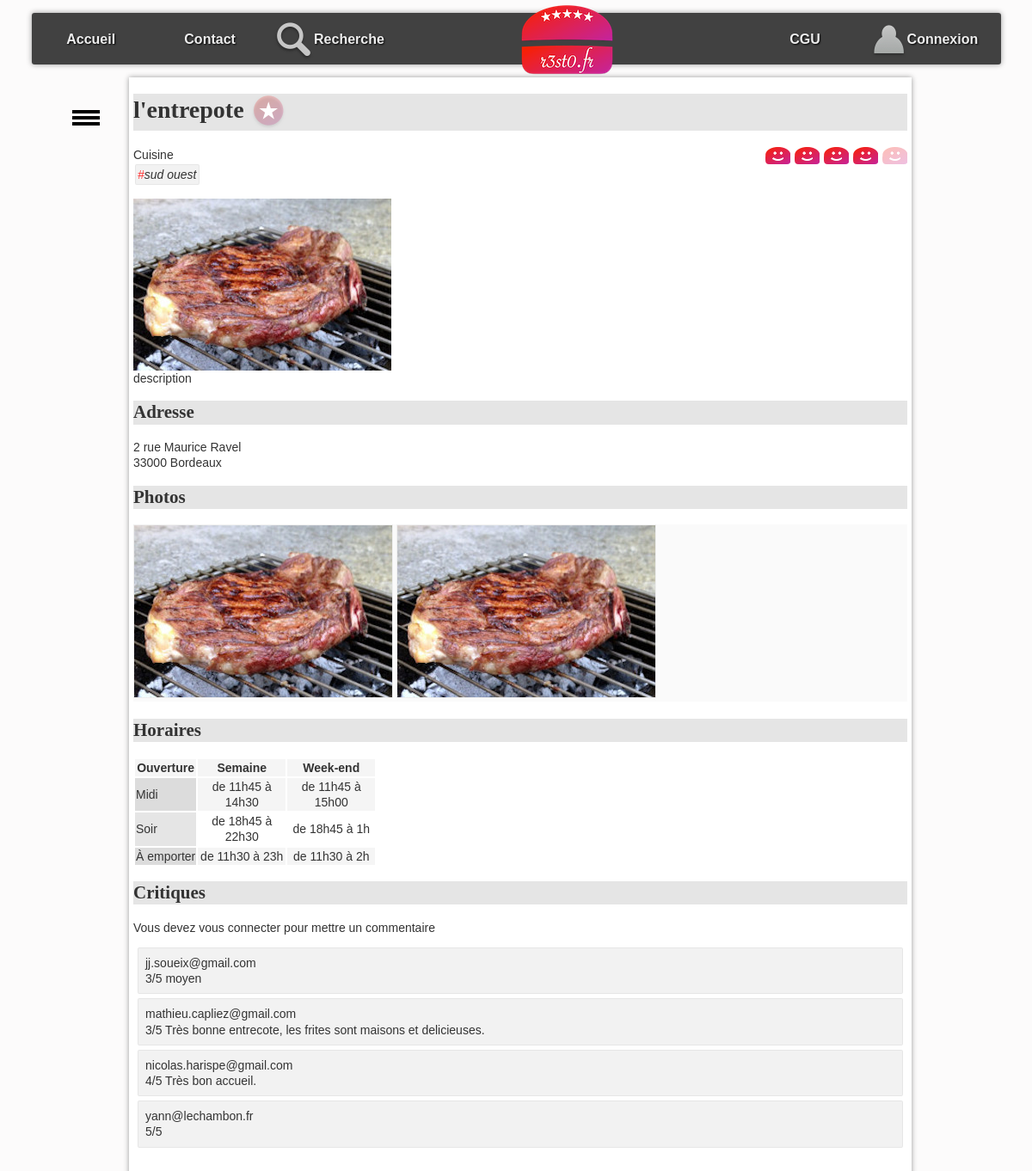
Page /?action=detail&idR=1 on the committed database.
### tables this page shows
CREATE TABLE IF NOT EXISTS `resto` (
  `idR` bigint NOT NULL,
  `nomR` varchar(255) DEFAULT NULL,
  `numAdrR` varchar(20) DEFAULT NULL,
  `voieAdrR` varchar(255) DEFAULT NULL,
  `cpR` char(5) DEFAULT NULL,
  `villeR` varchar(255) DEFAULT NULL,
  `latitudeDegR` float DEFAULT NULL,
  `longitudeDegR` float DEFAULT NULL,
  `descR` text,
  `horairesR` text,
  PRIMARY KEY (`idR`)
);

CREATE TABLE IF NOT EXISTS `typecuisine` (
  `idTC` bigint NOT NULL,
  `libelleTC` varchar(255) DEFAULT NULL,
  PRIMARY KEY (`idTC`)
);

CREATE TABLE IF NOT EXISTS `photo` (
  `idP` bigint NOT NULL,
  `cheminP` varchar(255) DEFAULT NULL,
  `idR` bigint DEFAULT NULL,
  PRIMARY KEY (`idP`),
  KEY `idR` (`idR`)
);

CREATE TABLE IF NOT EXISTS `critiquer` (
  `idR` bigint NOT NULL,
  `mailU` varchar(150) NOT NULL,
  `note` int DEFAULT NULL,
  `commentaire` varchar(4096) DEFAULT NULL,
  PRIMARY KEY (`idR`,`mailU`),
  KEY `mailU` (`mailU`)
);

### controleur/detailResto.php (called while the page is built, shortened)
<?php
include_once "$racine/modele/bd.resto.inc.php";
include_once "$racine/modele/bd.typecuisine.inc.php";
include_once "$racine/modele/bd.photo.inc.php";
include_once "$racine/modele/bd.critiquer.inc.php";
include_once "$racine/modele/bd.aimer.inc.php";
include_once "$racine/modele/authentification.inc.php";
$idR = $_GET["idR"];
$unResto = getRestoByIdR($idR);
$lesTypesCuisine = getTypesCuisineByIdR($idR);
$lesPhotos = getPhotosByIdR($idR);
$noteMoy = round(getNoteMoyenneByIdR($idR), 0);
$mailU = getMailULoggedOn();
$aimer = getAimerById($mailU, $idR);
$critiques = getCritiquerByIdR($idR);
include "$racine/vue/entete.html.php";
include "$racine/vue/vueDetailResto.php";
include "$racine/vue/pied.html.php";
?>

### index.php (called while the page is built, shortened)
<?php
include "getRacine.php";
include_once "$racine/modele/authentification.inc.php";
if (isset($_GET["action"])) {
    $action = $_GET["action"];
}
else {
    $action = "defaut";
}
$fichier = controleurPrincipal($action);
include "$racine/controleur/$fichier";
?>

### modele/bd.resto.inc.php (called while the page is built, shortened)
<?php
function getRestoByIdR($idR) {
    try {
        $cnx = connexionPDO();
        $req = $cnx->prepare("select * from resto where idR=:idR");
        $req->bindValue(':idR', $idR, PDO::PARAM_INT);
        $req->execute();
        $resultat = $req->fetch(PDO::FETCH_ASSOC);
    } catch (PDOException $e) {
        print "Erreur !: " . $e->getMessage();
        die();
    }
    return $resultat;
}
?>

### modele/bd.aimer.inc.php (called while the page is built, shortened)
<?php
function getAimerById($mailU, $idR){
    try {
        $cnx = connexionPDO();
        $req = $cnx->prepare("select * from aimer where mailU=:mailU and  idR=:idR");
        $req->bindValue(':idR', $idR, PDO::PARAM_INT);
        $req->bindValue(':mailU', $mailU, PDO::PARAM_STR);
        $req->execute();
        $resultat = $req->fetch(PDO::FETCH_ASSOC);
    } catch (PDOException $e) {
        print "Erreur !: " . $e->getMessage();
        die();
    }
    return $resultat;
}
?>

### modele/bd.critiquer.inc.php (called while the page is built, shortened)
<?php
function getCritiquerByIdR($idR) {
    $resultat = array();
    try {
        $cnx = connexionPDO();
        $req = $cnx->prepare("select * from critiquer where idR=:idR");
        $req->bindValue(':idR', $idR, PDO::PARAM_INT);
        $req->execute();
        $ligne = $req->fetch(PDO::FETCH_ASSOC);
        while ($ligne) {
            $resultat[] = $ligne;
            $ligne = $req->fetch(PDO::FETCH_ASSOC);
        }
    } catch (PDOException $e) {
        print "Erreur !: " . $e->getMessage();
        die();
    }
    return $resultat;
}
function getNoteMoyenneByIdR($idR) {
    try {
        $cnx = connexionPDO();
        $req = $cnx->prepare("select avg(note) from critiquer where idR=:idR");
        $req->bindValue(':idR', $idR, PDO::PARAM_INT);
        $req->execute();
        $resultat = $req->fetch(PDO::FETCH_ASSOC);
    } catch (PDOException $e) {
        print "Erreur !: " . $e->getMessage();
        die();
    }
    if ($req->rowCount()>0){
        return $resultat["avg(note)"];
    }
    else{
        return 0;
    }
}
?>

### modele/bd.typecuisine.inc.php (called while the page is built, shortened)
<?php
function getTypesCuisineByIdR($idR){
    $resultat = array();
    try {
        $cnx = connexionPDO();
        $req = $cnx->prepare("select typeCuisine.* from typeCuisine,proposer where typeCuisine.idTC = proposer.idTC and proposer.idR = :idR");
        $req->bindValue(':idR', $idR, PDO::PARAM_INT);
        $req->execute();
        $ligne = $req->fetch(PDO::FETCH_ASSOC);
        while ($ligne) {
            $resultat[] = $ligne;
            $ligne = $req->fetch(PDO::FETCH_ASSOC);
        }
    } catch (PDOException $e) {
        print "Erreur !: " . $e->getMessage();
        die();
    }
    return $resultat;
}
?>

### modele/bd.photo.inc.php (called while the page is built, shortened)
<?php
function getPhotosByIdR($idR) {
    $resultat = array();
    try {
        $cnx = connexionPDO();
        $req = $cnx->prepare("select * from photo where idR=:idR");
        $req->bindValue(':idR', $idR, PDO::PARAM_INT);
        $req->execute();
        $ligne = $req->fetch(PDO::FETCH_ASSOC);
        while ($ligne) {
            $resultat[] = $ligne;
            $ligne = $req->fetch(PDO::FETCH_ASSOC);
        }
    } catch (PDOException $e) {
        print "Erreur !: " . $e->getMessage();
        die();
    }
    return $resultat;
}
?>

### modele/authentification.inc.php (called while the page is built, shortened)
<?php
function isLoggedOn() {
    $ret = false;
    return $ret;
}
?>

### vue/vueDetailResto.php (the view, shortened to what this page needs)
<h1><?= $unResto['nomR']; ?>
    <?php if ($aimer != false) { ?>
        <a href="./?action=aimer&idR=<?= $unResto['idR']; ?>" ><img class="aimer" src="images/aime.png" alt="j'aime ce restaurant"></a>
    <?php } else { ?>
        <a href="./?action=aimer&idR=<?= $unResto['idR']; ?>" ><img class="aimer" src="images/aimepas.png" alt="je n'aime pas encore ce restaurant"></a>
    <?php } ?>
</h1>
<span id="note">
    <?php for ($i = 1; $i <= 5; $i++) { ?>
        <a class="aimer" href="./?action=noter&note=<?= $i ?>&idR=<?= $unResto['idR']; ?>" >
            <?php if ($i <= $noteMoy) { ?>
                <img class="note" src="images/like.png" alt="">
            <?php } else { ?>
                <img class="note" src="images/neutre.png" alt="line neutre">
            <?php } ?>
        </a>
    <?php } ?>
</span>
<section>
    Cuisine <br />
    <ul id="tagFood">
        <?php for ($j = 0; $j < count($lesTypesCuisine); $j++) { ?>
            <li class="tag"><span class="tag">#</span><?= $lesTypesCuisine[$j]["libelleTC"] ?></li>
        <?php } ?>
    </ul>
</section>
<p id="principal">
    <?php if (count($lesPhotos) > 0) { ?>
        <img src="photos/<?= $lesPhotos[0]["cheminP"] ?>" alt="photo du restaurant" />
    <?php } ?>
    <br />
    <?= $unResto['descR']; ?>
</p>
<h2 id="adresse">
    Adresse
</h2>
<p>
    <?= $unResto['numAdrR']; ?>
    <?= $unResto['voieAdrR']; ?><br />
    <?= $unResto['cpR']; ?>
    <?= $unResto['villeR']; ?>
</p>
<h2 id="photos">
    Photos
</h2>
<ul id="galerie">
    <?php for ($i = 0; $i < count($lesPhotos); $i++) { ?>
        <li> <img class="galerie" src="photos/<?= $lesPhotos[$i]["cheminP"] ?>" alt="" /></li>
    <?php } ?>
</ul>
<h2 id="horaires">
    Horaires
</h2>
<?= $unResto['horairesR']; ?>
<h2 id="crit">Critiques</h2>
<?php if (isLoggedOn()){ ?>
    <form action="" method="post">
        <label for="commentaire">Commentaire:</label>
        <input type="text" id="commentaire" name="commentaire" required>
        <br>
        <label for="note">Note (1-5):</label>
        <input type="number" id="notes" name="note" min="1" max="5" required>
        <input type="hidden" name="idR" value="<?= $unResto['idR']; ?>">
        <br>
        <input type="submit" value="Ajouter Critique">
    </form>
<?php } else {
    echo "Vous devez vous connecter pour mettre un commentaire";
} ?>
<ul id="critiques">
    <?php for ($i = 0; $i < count($critiques); $i++) { ?>
        <li>
            <span>
                <?= $critiques[$i]["mailU"] ?>
            </span>
            <div>
                <span>
                    <?php
                    if ($critiques[$i]["note"]) {
                        echo $critiques[$i]["note"] . "/5";
                    }
                    ?>
                </span>
                <span><?= $critiques[$i]["commentaire"] ?> </span>
            </div>
        </li>
    <?php } ?>
</ul>

### css/base.css (style rules this page uses)
:root { --largeurPage: 900px; --largeurMenuCont : 200px; --margeCalc: calc((100% - var(--largeurPage)) / 2); --margeMenuHaut : 15px; --hauteurMenuGene:60px; --coulA1:#5A7694; --coulA2:#D7E5ED; --coulB1:#566459; --coulB2:#90974A; --coulC:#CDBCA0; --fondC:#fcfbfb; --padding_cote:5px; }
body { font-family: Arial; color : #333; font-size : 14px; line-height : 1.3; scroll-behavior: smooth; background-color : var(--fondC); }
a.aimer { text-decoration: none; }

### css/cgu.css (style rules this page uses)
h1,h2,h3,h4 { font-family: Futura; background-color : rgba(0,0,0,0.1); }
td.cell { text-align : center; width : 100px; }
td.label { background-color : rgba(0,0,0,0.1); }
tr:nth-child(odd) { background-color : rgb(245,245,245); }

### css/corps.css (style rules this page uses)
#tagFood { display:inline-block; padding-left : 0px; font-style: italic; margin : 0px; }
li.tag { display:inline-block; border:1px solid rgba(0,0,0,0.05); background-color:rgba(0,0,0,0.05); padding:2px; margin:2px; border-radius: 2px; }
span.tag { color:rgb(255,50,50); }
#galerie { margin-top : 0px; margin-bottom : 20px; padding-left : 0px; background-color : rgb(250,250,250); }
#galerie li { display : inline-block; }
img.note { padding-left : 1px; vertical-align : sub; }
img.galerie { border:1px solid rgb(239,239,239); }
#note { float : right; }
img.aimer { vertical-align : middle; }
#critiques { list-style-type : none; padding-left : 0px; }
#critiques>li { border:1px solid rgba(0,0,0,0.05); background-color:rgba(0,0,0,0.05); padding:8px; margin:5px; border-radius: 2px; }

### rows in the picture
resto: nomR "l'entrepote", descR "description", numAdrR "2", voieAdrR "rue Maurice Ravel", cpR "33000", villeR "Bordeaux", horairesR "Ouverture Semaine Week-end Midi de 11h45 à 14h30 de 11h45 à 15h00 Soir de 18h45 à 22h30 de 18h45 à 1h À emporter de 11h30 à 23h de 11h30 à 2h"
typecuisine: libelleTC "sud ouest"
photo: cheminP (picture)
photo: cheminP (picture)
critiquer: mailU "jj.soueix@gmail.com", note "3", commentaire "moyen"
critiquer: mailU "mathieu.capliez@gmail.com", note "3", commentaire "Très bonne entrecote, les frites sont maisons et delicieuses."
critiquer: mailU "nicolas.harispe@gmail.com", note "4", commentaire "Très bon accueil."
critiquer: mailU "yann@lechambon.fr", note "5"
